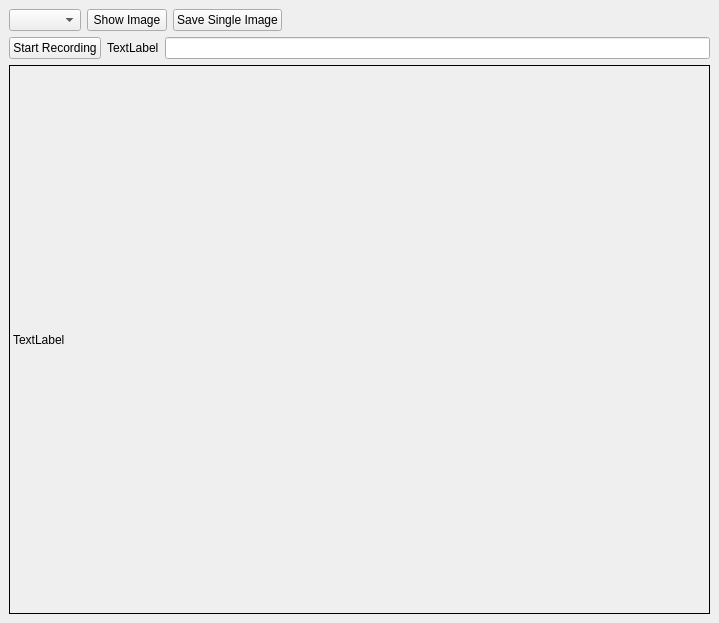
<?xml version="1.0" encoding="UTF-8"?>
<ui version="4.0">
 <class>MainWindow</class>
 <widget class="QMainWindow" name="MainWindow">
  <property name="geometry">
   <rect>
    <x>0</x>
    <y>0</y>
    <width>719</width>
    <height>623</height>
   </rect>
  </property>
  <property name="windowTitle">
   <string>MainWindow</string>
  </property>
  <widget class="QWidget" name="centralwidget">
   <layout class="QVBoxLayout" name="verticalLayout">
    <item>
     <layout class="QHBoxLayout" name="horizontalLayout_2">
      <item>
       <widget class="QComboBox" name="endpointsListcomboBox"/>
      </item>
      <item>
       <widget class="QPushButton" name="InitOpenCV_button">
        <property name="text">
         <string>Show Image</string>
        </property>
       </widget>
      </item>
      <item>
       <widget class="QPushButton" name="saveSingleImage">
        <property name="text">
         <string>Save Single Image</string>
        </property>
       </widget>
      </item>
      <item>
       <spacer name="horizontalSpacer">
        <property name="orientation">
         <enum>Qt::Horizontal</enum>
        </property>
        <property name="sizeHint" stdset="0">
         <size>
          <width>597</width>
          <height>20</height>
         </size>
        </property>
       </spacer>
      </item>
     </layout>
    </item>
    <item>
     <layout class="QHBoxLayout" name="horizontalLayout">
      <item>
       <widget class="QPushButton" name="startRecording">
        <property name="text">
         <string>Start Recording</string>
        </property>
       </widget>
      </item>
      <item>
       <widget class="QLabel" name="label">
        <property name="text">
         <string>TextLabel</string>
        </property>
       </widget>
      </item>
      <item>
       <widget class="QLineEdit" name="lineEdit"/>
      </item>
     </layout>
    </item>
    <item>
     <widget class="QLabel" name="opencvFrame">
      <property name="minimumSize">
       <size>
        <width>500</width>
        <height>500</height>
       </size>
      </property>
      <property name="frameShape">
       <enum>QFrame::Box</enum>
      </property>
      <property name="text">
       <string>TextLabel</string>
      </property>
     </widget>
    </item>
   </layout>
  </widget>
  <widget class="QMenuBar" name="menubar">
   <property name="geometry">
    <rect>
     <x>0</x>
     <y>0</y>
     <width>719</width>
     <height>25</height>
    </rect>
   </property>
  </widget>
 </widget>
 <resources/>
 <connections/>
</ui>
